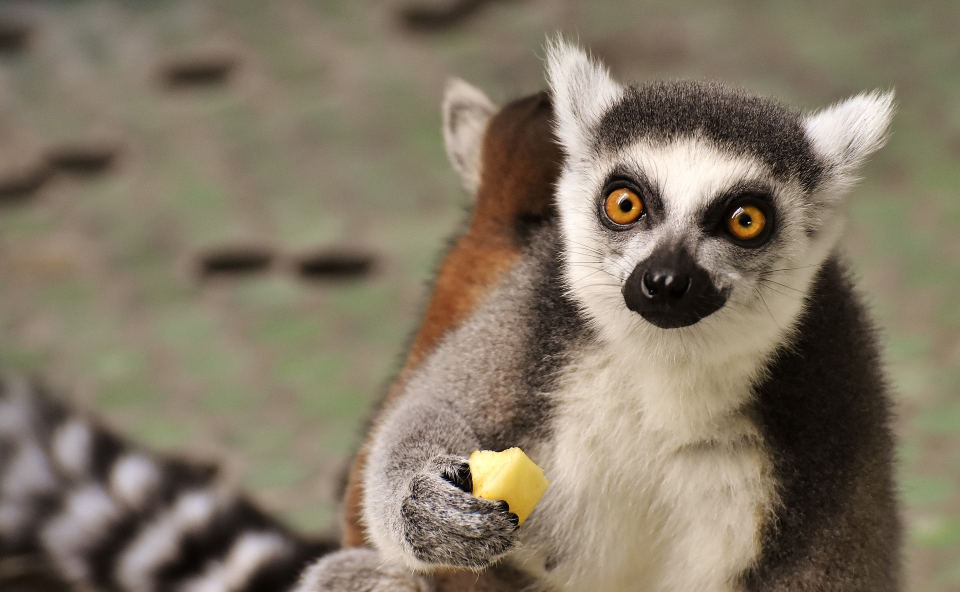
#> input picture fall-2017/seminar-2-linear-algebra/data/lemur.jpg, 1920 x 1184 px (shown at 1/2 size)
$ jupyter execute seminar-2-4-homework.ipynb   (shell and % lines are left out)
#> lines starting #> are read from the running program, lines starting #| are printed output that depends on the picture; after the words box and inside, x2 and y2 are one past the last pixel; in counts of white or black regions, pixels touching at a corner belong together
# AI Community @ Семинар  №2
## Домашнее задание

### Теория

Ответы на задания этой секции можно описывать словами (нежелательно), писать в latex (рекомендуется) или рисовать и вставлять сюда фото (нежелательно).
Создание новой ячейки под текущей - `b` на клавиатуре, когда вы не находитесь в режиме редактирования ячейки.
Выйти из режима редактирования ячейки - `esc` на клавиатуре.

__Задание 1.__
Доказать $(\pmb{AB})^{\top} = \pmb{B}^{\top}\pmb{A}^{\top}$.

__Определение.__ Матрица $\pmb{M}$ называется ортогональной, если выполняется следующее тождество:
$$
\pmb{M M}^\top = \pmb{M}^\top \pmb{M} = \pmb{I}
$$
где $\pmb{I}$ - единичная матрица. Другими словами, для ортогональной матрицы верно:
$$
\pmb{M}^{-1} = \pmb{M}^\top
$$

__Задание 2.__
$\pmb{A}$ и $\pmb{B}$ ортогональны. Покажите равносильность всех следующих утверждений между собой:

1. $\pmb{AB} = \pmb{BA}$
2. $\pmb{A}^\top \pmb{B} = \pmb{BA}^\top$
3. $\pmb{AB}^\top = \pmb{B}^\top \pmb{A}$
4. $\pmb{A}^\top \pmb{B}^\top = \pmb{B}^\top \pmb{A}^\top$

Подсказка: утверждения равносильные, если от одного к другому можно перейти при помощи набора некоторых операций. Например, здесь можно перейти от первого ко второму, от второго к третьему, от третьего к четвертому и от четвертого к первому.

---
### Практика

Ответами на задание этой секции мы ждем работающий код, решающий поставленную задачу.

[cell 1]
import numpy as np

`np` - общепринятое сокращение для `numpy`. Советуем импортировать библиотеку `numpy` именно так.

__Задание 1.__

Дана следующая квадратная матрица:
$$\begin{pmatrix}
2 & -1 &  &  & 0 \\
-1 & 2 & -1 &  & \\
& \ddots & \ddots & \ddots & \\
& & -1 & 2 & -1\\
0& & & -1 & 2
\end{pmatrix}$$
На главной диагонали значения равны `2`, на диагоналях на 1 выше и на 1 ниже значения равны `-1`. __Все__ остальные значения равны `0`.
Необходимо создать такую матрицу с помощью `numpy` и без использования циклов.

[cell 2]
def tridiagonal_matrix(n):
    m1 = np.zeros((n,n))
    i,j = np.indices(m1.shape)
    m1[i==j] = 2
    m1[i-j==-1] = -1
    m1[i-j == 1] = -1
    print(m1)

tridiagonal_matrix(5)

__Задание 2.__

Посчитать [матрицу Гильберта](https://ru.wikipedia.org/wiki/%D0%9C%D0%B0%D1%82%D1%80%D0%B8%D1%86%D0%B0_%D0%93%D0%B8%D0%BB%D1%8C%D0%B1%D0%B5%D1%80%D1%82%D0%B0) размера $n \times n$ без использования циклов.
Подсказка: можно использовать функцию `np.fromfunction`.

[cell 3]
def hilbert(n):
    v = np.arange(1, n + 1) + np.arange(0, n)[:, np.newaxis]
    return 1. / v

hilbert(5)

__Задание 3.__

Запишите и посчитайте с помощью numpy следующее выражение.
Для вычисления `sin` от матрицы можно использовать функцию `np.sin`. Она применится к матрице поэлементно.

$$
\sin{(
\begin{bmatrix}
3 & -6 \\
4 & -1 \\
-2 & 8
\end{bmatrix} -
\begin{bmatrix}
4 & 5 \\
-5 & 8 \\
3 & 1
\end{bmatrix})
}
\cdot
\begin{bmatrix}
7 & 3 & 6\\
5 & 8 & 4\\
\end{bmatrix}
\cdot
\begin{pmatrix}
3 \\
-2 \\
7
\end{pmatrix}
$$

Ожидаемый результат:

$$
\begin{pmatrix}
-20.964 \\
12.363 \\
72.397
\end{pmatrix}
$$

[cell 4]
m1 = np.array([[3.,-6.],[4.,-1.],[-2.,8.]])
m2 = np.array([[4.,5.],[-5.,8.],[3.,1.]])
m3 = np.array([[7.,3.,6.],[5.,8.,4.]])
m4 = np.array([[3.],[-2.],[7.]])

result = ((np.sin(np.subtract(m1, m2))).dot(m3)).dot(m4)
result

__Задание 4.__

[cell 5]
from skimage.io import imread, imshow

`imread` загружает изображение из файла.
`imshow` показывает изображение под текущей ячейкой.
`%matplotlib inline` позволяет отображать картинки прямо в Jupyter. Без этой строки картинок вы не увидите!

[cell 6]
img = imread('data/lemur.jpg')
#> img is the input picture: shape (1184, 1920, 3); mean R, G, B 130.6, 119.3, 101.1
#imshow(img)

Нарисуйте черный квадрат на изображении `img` без использования циклов.

[cell 7]
from pylab import rcParams
from skimage import draw
dst = img.copy()
r = np.array([600, 200, 200, 600])
c = np.array([300, 300, 750, 750])
rr,cc = draw.polygon(r, c)
dst[rr,cc] = [0,0,0]
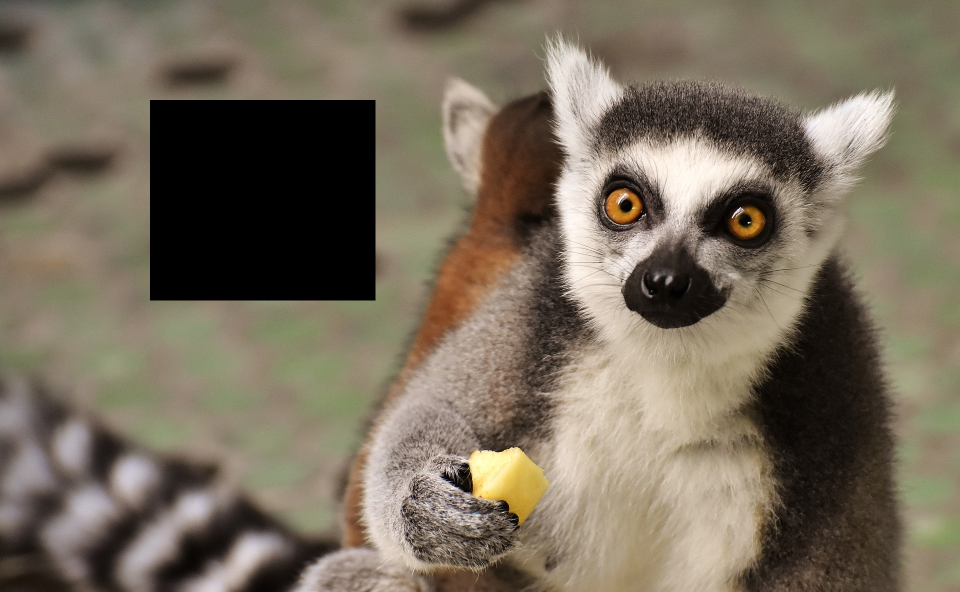
#> dst: shape (1184, 1920, 3) (shown at 1/2 size); 7.96% of pixels changed, all inside (x1, y1, x2, y2) = (300, 200, 751, 601)
imshow(dst)
